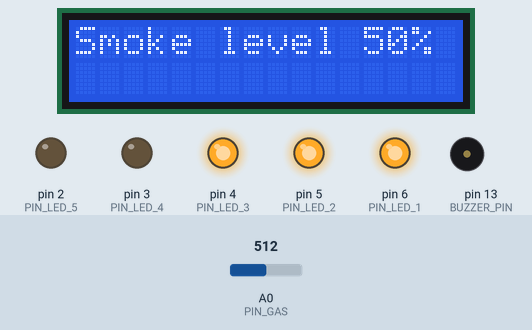
Bench run of a sketch on a simulated Arduino Uno, built with avr-gcc and run on an emulated ATmega328P. Parts: 16×2 character LCD, output pins drawn as LEDs (lit = HIGH), buzzer (waves = sounding). The test bench sets the inputs (shaded band); at power-on: A0 (PIN_GAS) = 512. What the sketch prints to the serial monitor is not drawn.

Above: at 1.2 s.
1.3 s: A0 (PIN_GAS) set to 490
2.8 s: A0 (PIN_GAS) set to 461
At 3.9 s:
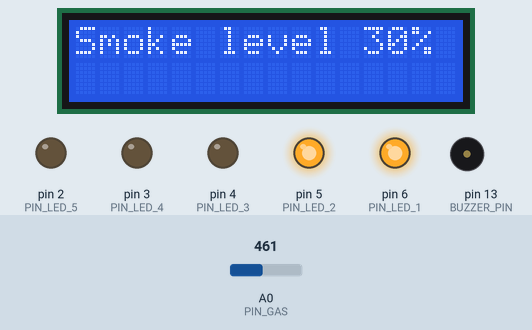
4.3 s: A0 (PIN_GAS) set to 397
5.8 s: A0 (PIN_GAS) set to 371
At 7.0 s:
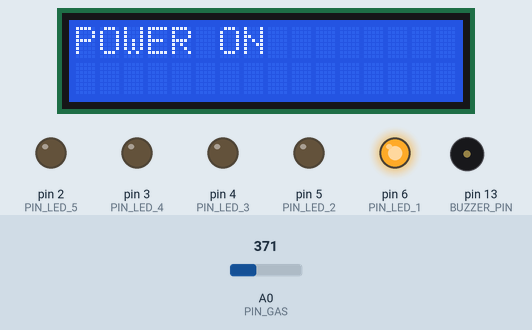
7.4 s: A0 (PIN_GAS) set to 716
At 7.8 s:
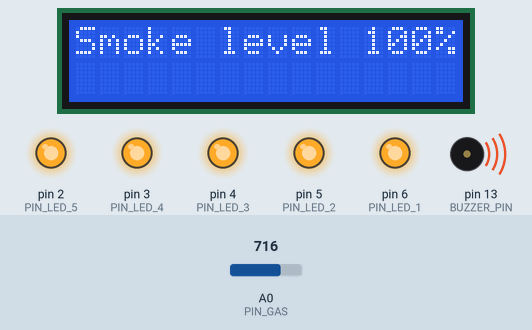
Timing chart, 0 to 10.4 s (numbered marks = the images above; inputs shaded):
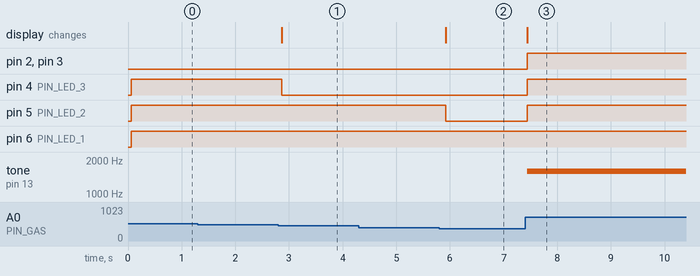

The sketch:

ARDUINO_WITH_MQ2_SENSOR.ino
```cpp
#include <LiquidCrystal.h>

#define BUZZER_PIN  13
#define PIN_LED_1 	6
#define PIN_LED_2 	5
#define PIN_LED_3 	4
#define PIN_LED_4 	3
#define PIN_LED_5 	2
#define PIN_GAS 	A0

LiquidCrystal lcd(7, 8, 9, 10, 11,12); // Adjust these pin numbers based on your LCD wiring

void setup() {
  pinMode(PIN_LED_1, OUTPUT);
  pinMode(PIN_LED_2, OUTPUT);
  pinMode(PIN_LED_3, OUTPUT);
  pinMode(PIN_LED_4, OUTPUT);
  pinMode(PIN_LED_5, OUTPUT);
  lcd.begin(16, 2);  // Adjust the dimensions based on your LCD (cols, rows)
  Serial.begin(9600);
}

void loop() {
  long frequency;
  int value = map(analogRead(PIN_GAS), 300, 750, 0, 100);

  digitalWrite(PIN_LED_1, HIGH);
  digitalWrite(PIN_LED_2, value >= 20 ? HIGH : LOW);
  digitalWrite(PIN_LED_3, value >= 40 ? HIGH : LOW);
  digitalWrite(PIN_LED_4, value >= 60 ? HIGH : LOW);
  digitalWrite(PIN_LED_5, value >= 80 ? HIGH : LOW);

  frequency = map(value, 0, 1023, 1500, 2500);

  if (value >= 50) {
    tone(BUZZER_PIN, frequency, 250);
  }

 lcd.clear();
if (digitalRead(PIN_LED_5) == HIGH) {
  lcd.print("Smoke level 100%");
} else if (digitalRead(PIN_LED_4) == HIGH) {
  lcd.print("Smoke level 70%");
} else if (digitalRead(PIN_LED_3) == HIGH) {
  lcd.print("Smoke level 50%");
} else if (digitalRead(PIN_LED_2) == HIGH) {
  lcd.print("Smoke level 30%");
} else if (digitalRead(PIN_LED_1) == HIGH && digitalRead(PIN_LED_2) == LOW &&
           digitalRead(PIN_LED_3) == LOW && digitalRead(PIN_LED_4) == LOW &&
           digitalRead(PIN_LED_5) == LOW) {
  lcd.print("POWER ON");
}


  Serial.println(value);
  delay(250);
}
```

Measured:
- the behaviour switches between 480 and 479 on A0 (PIN_GAS) (found by bisection; images 0 and 1)
- the behaviour switches between 390 and 389 on A0 (PIN_GAS) (found by bisection; images 1 and 2)
- after the input at 1.3 s, every drawn part: stays the same
- after the input at 2.8 s, pin 4 (PIN_LED_3): HIGH → LOW after 0.06 s; the display: changes after 0.07 s (image 1)
- after the input at 4.3 s, every drawn part: stays the same
- after the input at 5.8 s, pin 5 (PIN_LED_2): HIGH → LOW after 0.12 s; the display: changes after 0.12 s (image 2)
- after the input at 7.4 s, pin 2 (PIN_LED_5), pin 3 (PIN_LED_4), pin 4 (PIN_LED_3), pin 5 (PIN_LED_2): LOW → HIGH at once; tone on pin 13 (BUZZER_PIN): silent → 1589 Hz at once; the display: changes at once (image 3)
